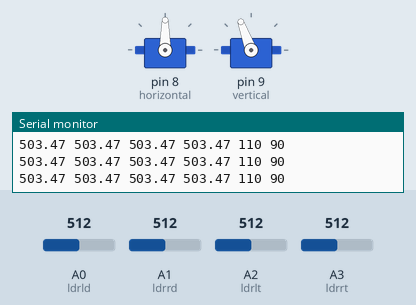
Recording of a sketch running on a simulated Arduino Uno, built with avr-gcc and run on an emulated ATmega328P. Shown: 2 × servo, the last lines printed to the serial monitor. The test bench sets the inputs (shaded band); at power-on: A0 (ldrld) = 512, A1 (ldrrd) = 512, A2 (ldrlt) = 512, A3 (ldrrt) = 512.

Above: at 2.2 s.
2.3 s: A0 (ldrld) set to 527
At 4.48 s:
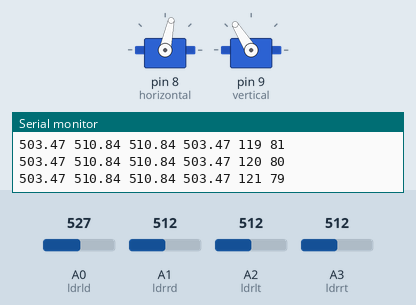
5.3 s: A1 (ldrrd) set to 525
At 8.0 s:
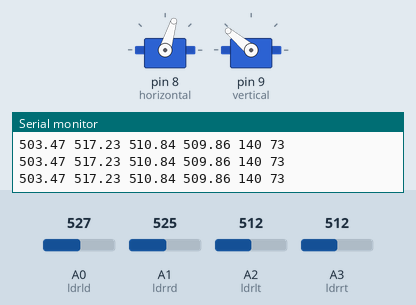
8.3 s: A2 (ldrlt) set to 523
At 10.88 s:
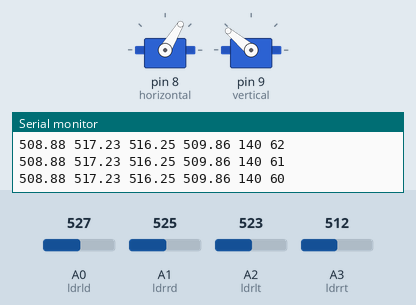
11.3 s: A3 (ldrrt) set to 716
At 11.59 s:
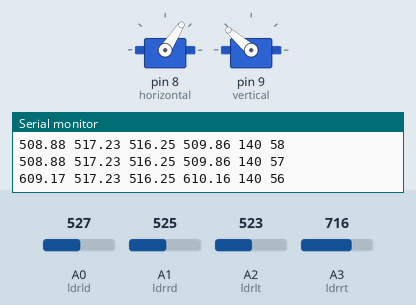
14.3 s: A1 (ldrrd) set to 716
17.3 s: A2 (ldrlt) set to 716
At 17.54 s:
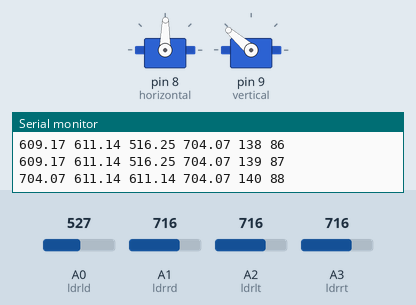
Timing chart, 0 to 24.8 s (numbered marks = the images above; inputs shaded):
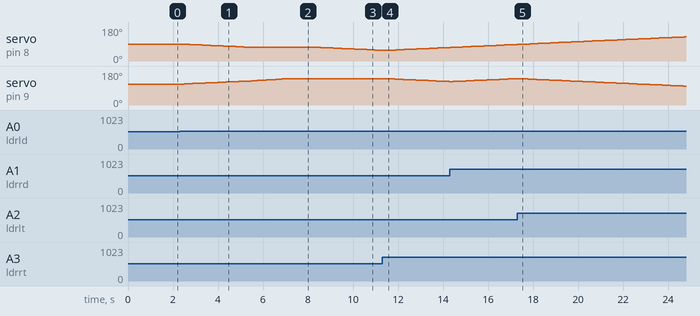

Measured:
- the behaviour switches between 514 and 515 on A0 (ldrld) (found by bisection; images 0 and 1)
- the behaviour switches between 524 and 525 on A1 (ldrrd) (found by bisection; images 1 and 2)
- the behaviour switches between 512 and 513 on A2 (ldrlt) (found by bisection; images 2 and 3)
- after the input at 2.3 s, servo on pin 8 (horizontal): moves from 90° to 74° over 2.8 s, starting after 0.07 s; servo on pin 9 (vertical): moves from 110° to 127° over 3.0 s, starting at once
- after the input at 5.3 s, servo on pin 8 (horizontal): goes on until 5.3 s, then stays 73°
- after the input at 8.3 s, servo on pin 8 (horizontal): moves from 73° to 57° over 2.8 s, starting after 0.07 s
- after the input at 11.3 s, servo on pin 9 (vertical): moves from 140° to 124° over 2.8 s, starting after 0.18 s
- after the input at 17.3 s, servo on pin 9 (vertical): moves from 140° to 100° over 7.2 s, starting after 0.12 s

The sketch:

sensor-track.ino
```cpp
#include <Servo.h>
Servo horizontal;
int servoh = 90;
int servohLimitHigh = 170;
int servohLimitLow = 15;
Servo vertical;
int servov = 110;
int servovLimitHigh = 140;
int servovLimitLow = 80;

int ldrld = A0;
int ldrrd = A1;
int ldrlt = A2;
int ldrrt = A3;

int cyclicTime = 1; //otherwise first iteration would trigger servo move

float avt = 0;
float avd = 0;
float avl = 0;
float avr = 0;

float tol = 1;

void setup()
{
  Serial.begin(9600);

  horizontal.attach(8);
  vertical.attach(9);

  horizontal.write(servoh);
  vertical.write(servov);

  delay(1000);
}

void loop() {

  if (cyclicTime != 0) {

    float lt = analogRead(ldrlt);
    float rt = analogRead(ldrrt);
    float ld = analogRead(ldrld);
    float rd = analogRead(ldrrd);

    avt += (lt + rt) / 2;
    avd += (ld + rd) / 2;
    avl += (lt + ld) / 2;
    avr += (rt + rd) / 2;

  } else {

    avt = avt / 60;
    avd = avd / 60;
    avl = avl / 60;
    avr = avr / 60;

    Serial.print(avt);
    Serial.print(" ");
    Serial.print(avd);
    Serial.print(" ");
    Serial.print(avl);
    Serial.print(" ");
    Serial.print(avr);
    Serial.print(" ");
    Serial.print(servov);
    Serial.print(" ");
    Serial.print(servoh);
    Serial.print("\n");

    if (abs(avt - avd) > tol) {
      if (avt > avd) {
        servov = constrain(servov - 1, servovLimitLow, servovLimitHigh);
      } else {
        servov = constrain(servov + 1, servovLimitLow, servovLimitHigh);
      }
      vertical.write(servov);
      delay(50);
    }

    if (abs(avl - avr) > tol) {

      int reverse = +1;
      if (servov < 90) {
        reverse = -1;
      }

      if (avr > avl) {
        servoh = constrain(servoh + 1*reverse, servohLimitLow, servohLimitHigh);
      } else {
        servoh = constrain(servoh - 1*reverse, servohLimitLow, servohLimitHigh);
      }
      horizontal.write(servoh);
      delay(50);
    }

    avt = 0;
    avd = 0;
    avl = 0;
    avr = 0;

    delay(50);

  }

  cyclicTime = (cyclicTime + 1) % 60;

}
```
